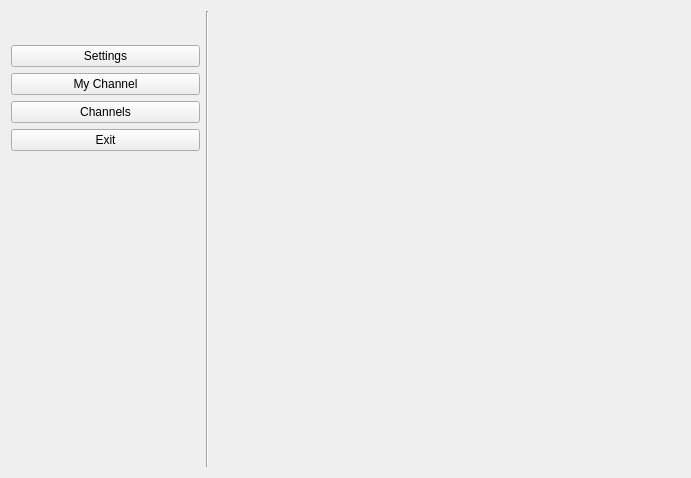
<?xml version="1.0" encoding="UTF-8"?>
<ui version="4.0">
 <class>MainForm</class>
 <widget class="QWidget" name="MainForm">
  <property name="geometry">
   <rect>
    <x>0</x>
    <y>0</y>
    <width>691</width>
    <height>478</height>
   </rect>
  </property>
  <property name="windowTitle">
   <string>Form</string>
  </property>
  <layout class="QGridLayout" name="gridLayout">
   <item row="0" column="0">
    <layout class="QGridLayout" name="MainLayout" columnstretch="2,0,5">
     <item row="0" column="0">
      <layout class="QVBoxLayout" name="verticalLayout" stretch="0,0,0,0,0,0">
       <item>
        <widget class="QLabel" name="LabelUsername">
         <property name="text">
          <string>&lt;html&gt;&lt;head/&gt;&lt;body&gt;&lt;p align=&quot;center&quot;&gt;&lt;br/&gt;&lt;/p&gt;&lt;/body&gt;&lt;/html&gt;</string>
         </property>
        </widget>
       </item>
       <item>
        <widget class="QPushButton" name="ProfileBtn">
         <property name="text">
          <string>Settings</string>
         </property>
        </widget>
       </item>
       <item>
        <widget class="QPushButton" name="MyChanBtn">
         <property name="text">
          <string>My Channel</string>
         </property>
        </widget>
       </item>
       <item>
        <widget class="QPushButton" name="CreateChatBtn">
         <property name="text">
          <string>Channels</string>
         </property>
        </widget>
       </item>
       <item>
        <widget class="QPushButton" name="ExitBtn">
         <property name="text">
          <string>Exit</string>
         </property>
        </widget>
       </item>
       <item>
        <spacer name="verticalSpacer">
         <property name="orientation">
          <enum>Qt::Vertical</enum>
         </property>
         <property name="sizeHint" stdset="0">
          <size>
           <width>20</width>
           <height>40</height>
          </size>
         </property>
        </spacer>
       </item>
      </layout>
     </item>
     <item row="0" column="1">
      <widget class="Line" name="line">
       <property name="orientation">
        <enum>Qt::Vertical</enum>
       </property>
      </widget>
     </item>
     <item row="0" column="2">
      <layout class="QGridLayout" name="Field">
       <item row="0" column="0">
        <spacer name="horizontalSpacer">
         <property name="orientation">
          <enum>Qt::Horizontal</enum>
         </property>
         <property name="sizeHint" stdset="0">
          <size>
           <width>40</width>
           <height>20</height>
          </size>
         </property>
        </spacer>
       </item>
      </layout>
     </item>
    </layout>
   </item>
  </layout>
 </widget>
 <resources/>
 <connections/>
</ui>
